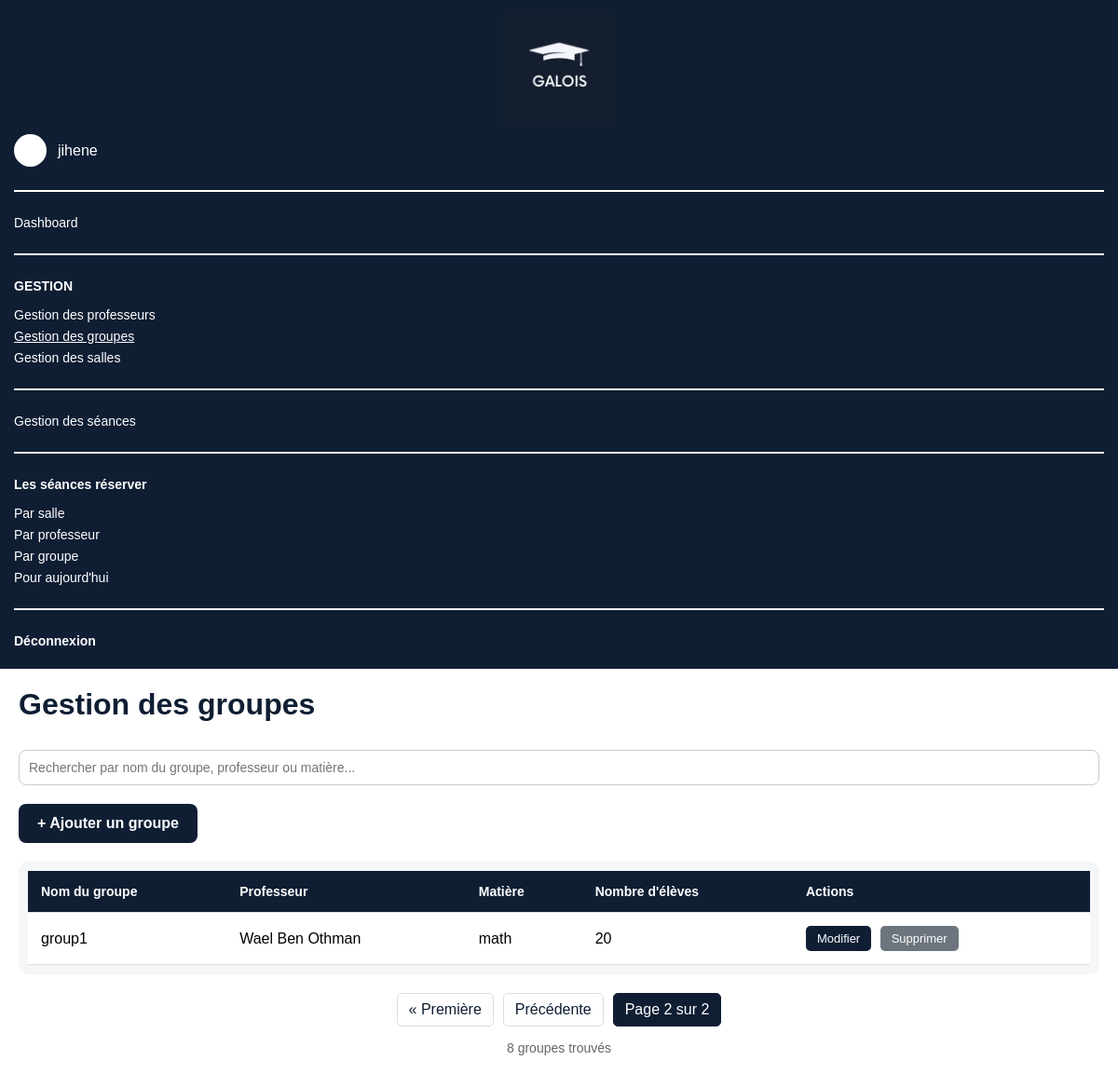
Page /groupes/?page=2 (signed in) on the committed database.
### emploi_du_temps/models.py (models this page shows, shortened)
class Groupe(models.Model):
    nom = models.CharField(max_length=100)
    professeur = models.ForeignKey(Professeur, on_delete=models.CASCADE, related_name='groupes')
    matiere = models.ForeignKey(Matiere, on_delete=models.CASCADE, related_name='groupes')
    nombre_etudiants = models.IntegerField()
    class Meta:
        unique_together = ('nom', 'professeur', 'matiere')

class Professeur(models.Model):
    user = models.OneToOneField(User, on_delete=models.CASCADE, null=True, blank=True)
    nom = models.CharField(max_length=100)
    prenom = models.CharField(max_length=100)
    email = models.EmailField(unique=True)
    telephone = models.CharField(max_length=20, unique=True)
    matiere = models.ForeignKey(Matiere, on_delete=models.SET_NULL, null=True, blank=True, related_name='professeurs')
    class Meta:
        verbose_name_plural = "professeurs"
    @property
    def nom_complet(self):
        return f"{self.prenom} {self.nom}"

class Matiere(models.Model):
    nom = models.CharField(max_length=100, unique=True)

### emploi_du_temps/views.py (the view, shortened to what this page needs)
# urls.py: path('groupes/', views.liste_groupes, name='groupes'),
@login_required
def liste_groupes(request):
    groupes = Groupe.objects.all().select_related('professeur', 'matiere').order_by('-id')
    search = request.GET.get('search', '')
    paginator = Paginator(groupes, 7)
    page = request.GET.get('page', 1)
    try:
        groupes_page = paginator.page(page)
    except PageNotAnInteger:
        groupes_page = paginator.page(1)
    except EmptyPage:
        groupes_page = paginator.page(paginator.num_pages)
    return render(request, 'gestion-groupes.html', {
        'groupes': groupes_page,
        'search': search,
        'total_count': groupes.count()
    })

### emploi_du_temps/templates/gestion-groupes.html (shortened to what this page needs)
<!DOCTYPE html>
<html lang="fr">
<head>
    {% load static %}
</head>
<body>
    <div class="container">
        <aside class="sidebar">
            <div class="logo-box">
                <img src="{% static 'images/logo.png' %}" alt="Logo" class="logo-sidebar">
            </div>
            <div class="admin-line">
                <div class="small-avatar"></div>
                <span>{{ request.user.username }}</span>
            </div>
            <hr>
            <a href="{% url 'dashboard' %}">Dashboard</a>
            <hr>
            <p class="menu-title">GESTION</p>
            <a href="{% url 'professeurs' %}">Gestion des professeurs</a>
            <a href="{% url 'groupes' %}" class="active">Gestion des groupes</a>
            <a href="{% url 'salles' %}">Gestion des salles</a>
            <hr>
            <a href="{% url 'seances' %}">Gestion des séances</a>
            <hr>
            <p class="menu-title">Les séances réserver</p>
            <a href="{% url 'emploi_salle' %}">Par salle</a>
            <a href="{% url 'emploi_professeur' %}">Par professeur</a>
            <a href="{% url 'emploi_groupe' %}">Par groupe</a>
            <a href="{% url 'emploi_today' %}">Pour aujourd'hui</a>
            <hr>
            <a href="{% url 'logout' %}" class="logout">Déconnexion</a>
        </aside>
        <main class="content">
            <h1>Gestion des groupes</h1>
            <div class="search-bar">
                <form method="get" id="searchForm">
                    <input type="text" name="search"
                           placeholder="Rechercher par nom du groupe, professeur ou matière..."
                           value="{{ search }}"
                           id="searchInput"
                           autocomplete="off">
                </form>
            </div>
            <div class="add-container">
                <a href="{% url 'ajouter_groupe' %}" class="add-btn">+ Ajouter un groupe</a>
            </div>
            <div class="table-container">
                <table>
                    <thead>
                        <tr>
                            <th>Nom du groupe</th>
                            <th>Professeur</th>
                            <th>Matière</th>
                            <th>Nombre d'élèves</th>
                            <th>Actions</th>
                        </tr>
                    </thead>
                    <tbody id="groupesTableBody">
                        {% for groupe in groupes %}
                        <tr>
                            <td>{{ groupe.nom }}</td>
                            <td>{{ groupe.professeur.nom_complet }}</td>
                            <td>{{ groupe.matiere.nom }}</td>
                            <td>{{ groupe.nombre_etudiants }}</td>
                            <td>
                                <a href="{% url 'modifier_groupe' groupe.id %}" class="btn edit">Modifier</a>
                                <a href="#" class="btn delete" data-id="{{ groupe.id }}" data-nom="{{ groupe.nom }}">Supprimer</a>
                            </td>
                        </tr>
                        {% endfor %}
                    </tbody>
                </table>
            </div>
            {% if groupes.paginator.num_pages > 1 %}
            <div class="pagination">
                {% if groupes.has_previous %}
                    <a href="?page=1{% if search %}&search={{ search }}{% endif %}">&laquo; Première</a>
                    <a href="?page={{ groupes.previous_page_number }}{% if search %}&search={{ search }}{% endif %}">Précédente</a>
                {% endif %}
                <span class="current">
                    Page {{ groupes.number }} sur {{ groupes.paginator.num_pages }}
                </span>
            </div>
            {% endif %}
            <div class="info-count">
                {{ total_count }} groupe{{ total_count|pluralize:"s" }} trouvé{{ total_count|pluralize:"s" }}
            </div>
        </main>
    </div>
</body>
</html>

### emploi_du_temps/templates/gestion-groupes.html (style rules this page uses)
* { margin: 0; padding: 0; box-sizing: border-box; font-family: Arial, sans-serif; }
.container { display: flex; height: 100vh; }
.sidebar { width: 270px; background-color: #0f1e33; color: white; padding: 25px 20px; }
.logo-box { text-align: center; margin-bottom: 5px; }
.logo-sidebar { width: 120px; }
.admin-line { display: flex; align-items: center; gap: 12px; margin-bottom: 20px; }
.small-avatar { width: 35px; height: 35px; background-color: white; border-radius: 50%; }
.sidebar hr { border: 1px solid white; margin: 25px 0; }
.menu-title { font-weight: bold; margin-bottom: 15px; font-size: 14px; }
.sidebar a { display: block; color: white; text-decoration: none; margin: 7px 0; font-size: 14px; }
.sidebar a.active { text-decoration: underline; }
.logout { font-weight: bold; }
.content { flex: 1; background-color: #ffffff; padding: 40px; overflow-y: auto; }
h1 { margin-bottom: 30px; color: #0f1e33; }
.search-bar { margin-bottom: 20px; }
.search-bar input { width: 100%; padding: 10px; border-radius: 8px; border: 1px solid #ccc; font-size: 14px; transition: all 0.3s; }
.add-container { margin-bottom: 20px; }
a.add-btn { background-color: #0f1e33; color: white; padding: 12px 20px; border-radius: 8px; font-weight: bold; text-decoration: none; display: inline-block; transition: background-color 0.3s; }
.table-container { background-color: #f4f6f8; padding: 20px; border-radius: 10px; overflow-x: auto; }
table { width: 100%; border-collapse: collapse; min-width: 800px; }
thead { background-color: #0f1e33; color: white; }
th, td { padding: 14px; text-align: left; border-bottom: 1px solid #e0e0e0; }
th { font-weight: bold; font-size: 14px; }
tbody tr { background-color: #ffffff; transition: all 0.2s; }
a.btn { display: inline-block; padding: 6px 12px; border-radius: 5px; color: white; text-decoration: none; cursor: pointer; margin-right: 5px; font-size: 13px; transition: background-color 0.3s; }
a.edit { background-color: #0f1e33; }
a.delete { background-color: #6c757d; }
.pagination { margin-top: 20px; display: flex; justify-content: center; gap: 10px; flex-wrap: wrap; }
.pagination a, .pagination span { padding: 8px 12px; border: 1px solid #ddd; border-radius: 5px; text-decoration: none; color: #0f1e33; transition: all 0.3s; }
.pagination .current { background-color: #0f1e33; color: white; border-color: #0f1e33; }
.info-count { margin-top: 15px; color: #666; font-size: 14px; text-align: center; }
@media (max-width: 1200px) { .container { flex-direction: column; height: auto; min-height: 100vh; } }
@media (max-width: 1200px) { .sidebar { width: 100%; padding: 15px; } }
@media (max-width: 1200px) { .content { padding: 20px; } }
@media (max-width: 1200px) { .table-container { padding: 10px; } }
@media (max-width: 1200px) { table { min-width: 600px; } }

### rows in the picture
Groupe: nom "group1", professeur.nom_complet "Wael Ben Othman", matiere.nom "math", nombre_etudiants "20"

### other values in the picture
{{ request.user.username }} "jihene"
{{ groupes.number }} "2"
{{ groupes.paginator.num_pages }} "2"
{{ total_count }} "8"
